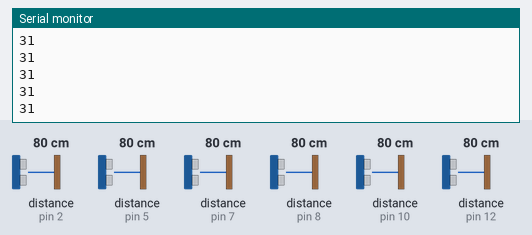
This sketch was run on a simulated Arduino Uno, built with avr-gcc and run on an emulated ATmega328P. Shown: the last lines printed to the serial monitor. Wiring (inferred from the names in the program): 5 × ultrasonic range finder: trigger pin 3, echo pin 2 / trigger pin 4, echo pin 5 / trigger pin 6, echo pin 7 / trigger pin 9, echo pin 8 / trigger pin 11, echo pin 10. The test bench sets the inputs (shaded band); at power-on: distance to the obstacle (sensors on pin 2, pin 5, pin 7, pin 8, pin 10, pin 12) 80 cm. The echo pulse lasts 58.3 µs per cm.

Above: at 6.8 s.
6.9 s: distance to the obstacle (sensor on pin 2) set to 2 cm
13.6 s: distance to the obstacle (sensor on pin 5) set to 4 cm
20.3 s: distance to the obstacle (sensor on pin 7) set to 18 cm
27.0 s: distance to the obstacle (sensor on pin 8) set to 35 cm
At 30.7 s:
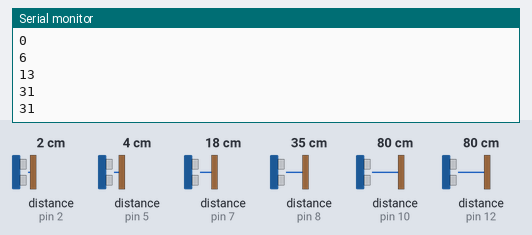
33.7 s: distance to the obstacle (sensor on pin 10) set to 9 cm
At 36.9 s:
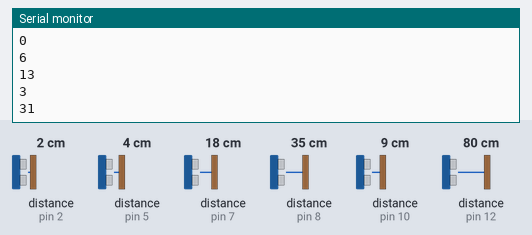
40.4 s: distance to the obstacle (sensor on pin 12) set to 18 cm
At 43.0 s:
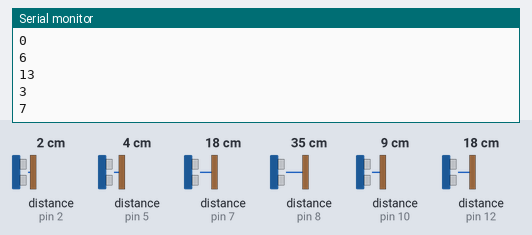
Timing chart, 0 to 44.5 s (numbered marks = the images above; inputs shaded):
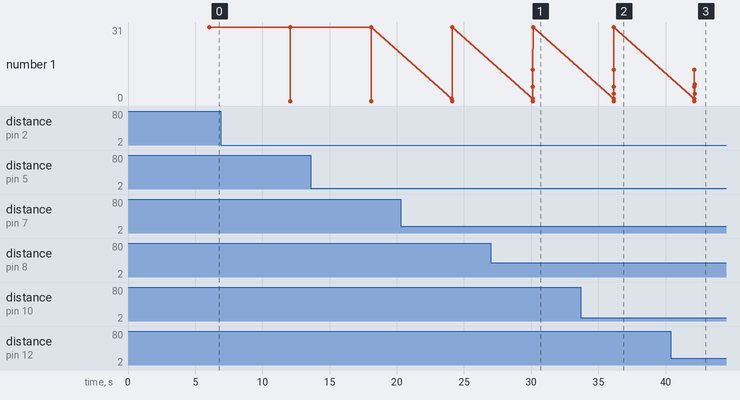

Measured:
- after the input at 27.0 s, the serial monitor: prints a new line after 3.1 s (image 1)
- after the input at 33.7 s, the serial monitor: prints a new line after 2.5 s (image 2)
- after the input at 40.4 s, the serial monitor: prints a new line after 1.8 s (image 3)
- plotted number 1: 31 → 7 after the input at 40.4 s

The sketch:

basic_ultrasonic.ino
```cpp
/*
Code for ultrasonic distance measurements (HC-SR04) was adapted and modified from https://randomnerdtutorials.com/complete-guide-for-ultrasonic-sensor-hc-sr04/
Goal is for there to be six ultrasonic sensors around the robot (2 on the left side, 2 on the right side, one on front, one on back)
and create distance calculations of knowing where the robot is relative to the gameboard using a coordinate system
*/

//Front Left trig and echo pins and distance variables
#define Front_Left_trigPin 4    // Trigger
#define Front_Left_echoPin 5    // Echo
int duration_Front_Left,inches_Front_Left;

//Back Left trig and echo pins and distance variables
#define Back_Left_trigPin 3
#define Back_Left_echoPin 2
int duration_Back_Left,inches_Back_Left;

//Top Left trig and echo pins and distance variables
#define Top_Left_trigPin 6
#define Top_Left_echoPin 7
int duration_Top_Left,inches_Top_Left;

//Front Right trig and echo pins and distance variables
#define Front_Right_trigPin 9
#define Front_Right_echoPin 8
int duration_Front_Right,inches_Front_Right;

//Back Right trig and echo pins and distance variables
#define Back_Right_trigPin 11
#define Back_Right_echoPin 10
int duration_Back_Right,inches_Back_Right;
//Bottom Right trig and echo pins and distance variables

#define Bottom_Right_trigPin 13
#define Bottom_Right_echoPin 12
int duration_Bottom_Right,inches_Bottom_Right;

void setup() {
  //Serial Port begin
  Serial.begin(9600);
  //Define inputs and outputs (Trig and echo pins) of each of the ultrasonic sensors
  //Front Left
  pinMode(Front_Left_trigPin,OUTPUT);
  pinMode(Front_Left_echoPin,INPUT);
  //Back Left
  pinMode(Back_Left_trigPin,OUTPUT);
  pinMode(Back_Left_echoPin,INPUT);

  //Top Left
  pinMode(Top_Left_trigPin,OUTPUT);
  pinMode(Top_Left_echoPin,INPUT);

  //Front Right
  pinMode(Front_Right_trigPin,OUTPUT);
  pinMode(Front_Right_echoPin,INPUT);

  //Back Right
  pinMode(Back_Right_trigPin,OUTPUT);
  pinMode(Back_Right_echoPin,INPUT);

  //Bottom Right
  pinMode(Bottom_Right_trigPin,OUTPUT);
  pinMode(Bottom_Right_echoPin,INPUT);
}

void loop()
{
  //for each ultrasonic sensor calculate the distance measurement in inches
  int FL = findFrontLeftDistance();
  int BL = findBackLeftDistance();
  int TL = findTopLeftDistance();
  int FR = findFrontRightDistance();
  int BaR = findBackRightDistance();
  int BoR = findBottomRightDistance();
  //Serial.println("Left duck pond");
  Serial.println(FL);
  Serial.println(BL);
  Serial.println(TL);
  Serial.println(FR);
  Serial.println(BaR);
  Serial.println(BoR);

  // DUCK POND SIDE LOCATIONS
  if ((FL >= 26 && FL <= 28) && (BL >= 24 && BL <= 28) && (TL <= 8) && (BoR >= 23 && BoR <= 27))
  {
    Serial.println("Left duck pond");
  }
  if ((FR >= 35 && FR <= 39) && (BaR >= 35 && BaR <= 39) && (TL <= 20) && (BoR >= 12 && BoR <= 16))
  {
    Serial.println("Bottom duck pond");
  }


}
//for each of the sensor measurements followed reference listed in comment header
int findFrontLeftDistance()
{
  digitalWrite(Front_Left_trigPin, LOW);
  delayMicroseconds(5);
  digitalWrite(Front_Left_trigPin, HIGH);
  delayMicroseconds(10);
  digitalWrite(Front_Left_trigPin, LOW);
  pinMode(Front_Left_echoPin, INPUT);
  duration_Front_Left = pulseIn(Front_Left_echoPin, HIGH);
  // Convert the time into a distance
  inches_Front_Left = (duration_Front_Left/2) / 74;   // Divide by 74 or multiply by 0.0135
//  Serial.print(inches_Front_Left);
//  Serial.println(" Inches at Front Left Sensor");
  delay(1000);
  return inches_Front_Left;

}
int findBackLeftDistance()
{
//below is back left calculations
  digitalWrite(Back_Left_trigPin, LOW);
  delayMicroseconds(5);
  digitalWrite(Back_Left_trigPin, HIGH);
  delayMicroseconds(10);
  digitalWrite(Back_Left_trigPin, LOW);
  pinMode(Back_Left_echoPin, INPUT);
  duration_Back_Left = pulseIn(Back_Left_echoPin, HIGH);
  inches_Back_Left = (duration_Back_Left/2) / 74;   // Divide by 74 or multiply by 0.0135
//  Serial.print(inches_Back_Left);
//  Serial.println(" Inches at Back Left Sensor");
  delay(1000);
  return inches_Back_Left;
}
int findTopLeftDistance()
{
 //below is Top Left calculations
  digitalWrite(Top_Left_trigPin,LOW);
  delayMicroseconds(5);
  digitalWrite(Top_Left_trigPin, HIGH);
  delayMicroseconds(10);
  digitalWrite(Top_Left_trigPin,LOW);
  pinMode(Top_Left_echoPin, INPUT);
  duration_Top_Left = pulseIn(Top_Left_echoPin, HIGH);
  inches_Top_Left = (duration_Top_Left/2) / 74;
//  Serial.print(inches_Top_Left);
//  Serial.println(" Inches at Top Left Sensor");
  delay(1000);
  return inches_Top_Left;
}
int findFrontRightDistance()
{
  digitalWrite(Front_Right_trigPin,LOW);
  delayMicroseconds(5);
  digitalWrite(Front_Right_trigPin, HIGH);
  delayMicroseconds(10);
  digitalWrite(Front_Right_trigPin,LOW);
  pinMode(Front_Right_echoPin, INPUT);
  duration_Front_Right = pulseIn(Front_Right_echoPin, HIGH);
  inches_Front_Right = (duration_Front_Right/2) / 74;
//  Serial.print(inches_Front_Right);
//  Serial.println(" Inches at Front Right Sensor");
  delay(1000);
  return inches_Front_Right;
}
int findBackRightDistance()
{
  digitalWrite(Back_Right_trigPin,LOW);
  delayMicroseconds(5);
  digitalWrite(Back_Right_trigPin, HIGH);
  delayMicroseconds(10);
  digitalWrite(Back_Right_trigPin,LOW);
  pinMode(Back_Right_echoPin, INPUT);
  duration_Back_Right = pulseIn(Back_Right_echoPin, HIGH);
  inches_Back_Right = (duration_Back_Right/2) / 74;
//  Serial.print(inches_Back_Right);
//  Serial.println(" Inches at Back Right Sensor");
  delay(1000);
  return inches_Back_Right;
}

int findBottomRightDistance()
{
  digitalWrite(Bottom_Right_trigPin,LOW);
  delayMicroseconds(5);
  digitalWrite(Bottom_Right_trigPin, HIGH);
  delayMicroseconds(10);
  digitalWrite(Bottom_Right_trigPin,LOW);
  pinMode(Bottom_Right_echoPin, INPUT);
  duration_Bottom_Right = pulseIn(Bottom_Right_echoPin, HIGH);
  inches_Bottom_Right = (duration_Bottom_Right/2) / 74;
//  Serial.print(inches_Bottom_Right);
//  Serial.println(" Inches at Bottom Right Sensor");
  delay(1000);
  return inches_Bottom_Right;

}
```
